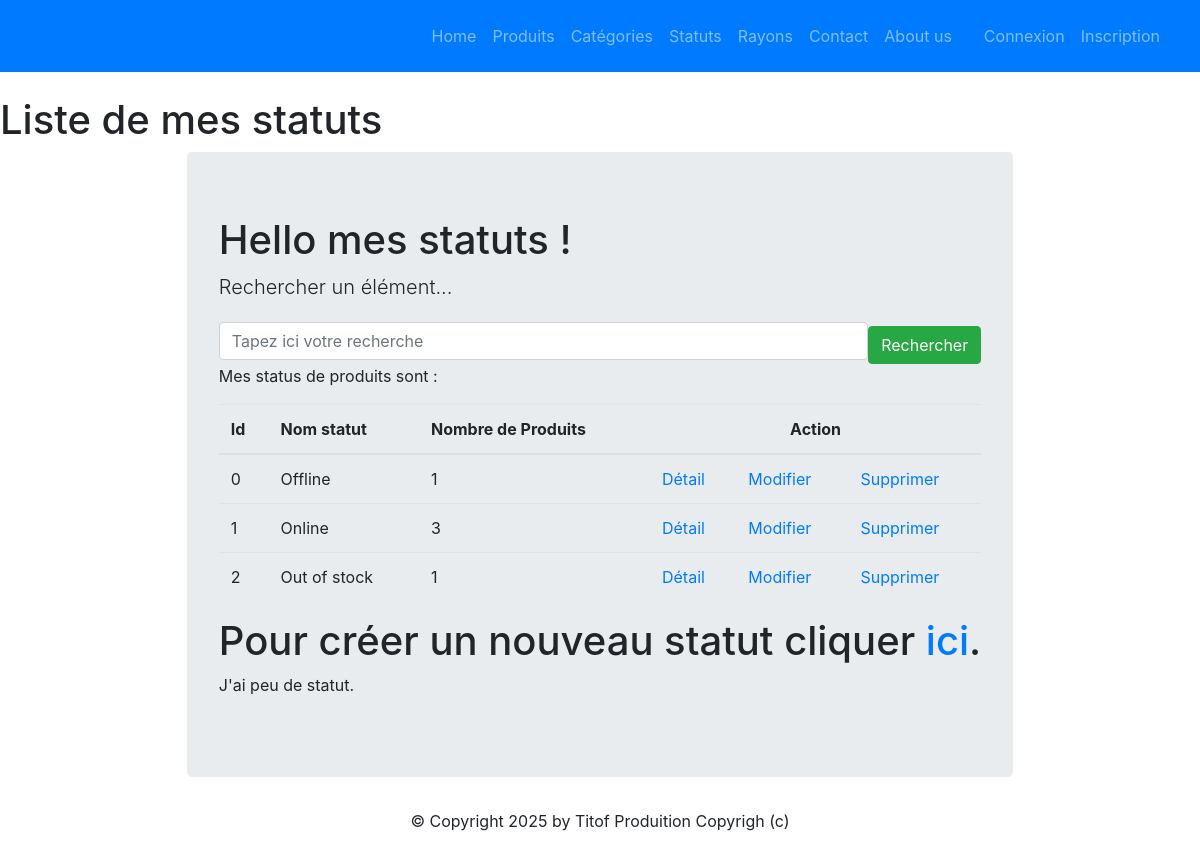
Page /monApp/statuts/ on the committed database.
### monApp/models.py (models this page shows, shortened)
class Statut(models.Model):
    idStatus = models.AutoField(primary_key=True)
    libelleStatus = models.CharField(max_length=100)

### monApp/views.py (the view)
# urls.py: path("statuts/", views.StatutListView.as_view(), name="lst_stats"),
class StatutListView(ListView):
    model = Statut
    template_name = "monApp/list_statuts.html"
    context_object_name = "stats"
    def get_queryset(self):
        query = self.request.GET.get('search')
        if query:
            return Statut.objects.filter(libelleStatus__icontains=query)
        return Statut.objects.annotate(nb_produits=Count('produits_status'))
    def get_context_data(self, **kwargs):
        context = super(StatutListView, self).get_context_data(**kwargs)
        context['titremenu'] = "Liste de mes statuts"
        return context

### monApp/templates/monApp/list_statuts.html (shortened to what this page needs)
{% extends 'monApp/base.html' %}
{% block menu %}
    <h1>{{ titremenu }}</h1>
{% endblock %}
{% block contenu %}
    <h1>Hello mes statuts !</h1>
    <p class="lead mb-3 ml-0">Rechercher un élément...</p>
    <form style="display: flex; align-items: center;" method="GET" action="">
        <input class="form-control" type="text" name="search" placeholder="Tapez ici votre recherche" value="{{ request.GET.search }}">
        <button type="submit" class="btn btn-success mt-2">Rechercher</button>
    </form>
    <p>Mes status de produits sont :</p>
    <table class="table">
        <thead>
            <th>Id</th>
            <th>Nom statut</th>
            <th>Nombre de Produits</th>
            <th colspan="3" style="text-align: center;">Action</th>
        </thead>
        <tbody>
            {% for stat in stats %}
            <tr>
                <td>{{ stat.idStatus }}</td>
                <td>{{ stat.libelleStatus }}</td>
                <td>{{ stat.nb_produits }}</td>
                <td><a href="{% url 'dtl_stat' stat.idStatus %}">Détail</a></td>
                <td><a href="{% url 'stat-chng' stat.idStatus %}">Modifier</a></td>
                <td><a href="{% url 'dlt-stat' stat.idStatus %}">Supprimer</a></td>
            </tr>
            {% endfor %}
        </tbody>
    </table>
    <h1>Pour créer un nouveau statut cliquer <a href="{% url 'crt-stat' %}">ici</a>.</h1>
    <p>
        J'ai
        {% if stats|length < 5 %}
            peu de
        {% elif stats|length < 10 %}
            quelques
        {% else %}
            beaucoup de
        {% endif %}
            statut.
    </p>
{% endblock %}

### rows in the picture
Statut: idStatus "0", libelleStatus "Offline", nb_produits "1"
Statut: idStatus "1", libelleStatus "Online", nb_produits "3"
Statut: idStatus "2", libelleStatus "Out of stock", nb_produits "1"

### other values in the picture
{{ titremenu }} "Liste de mes statuts"
